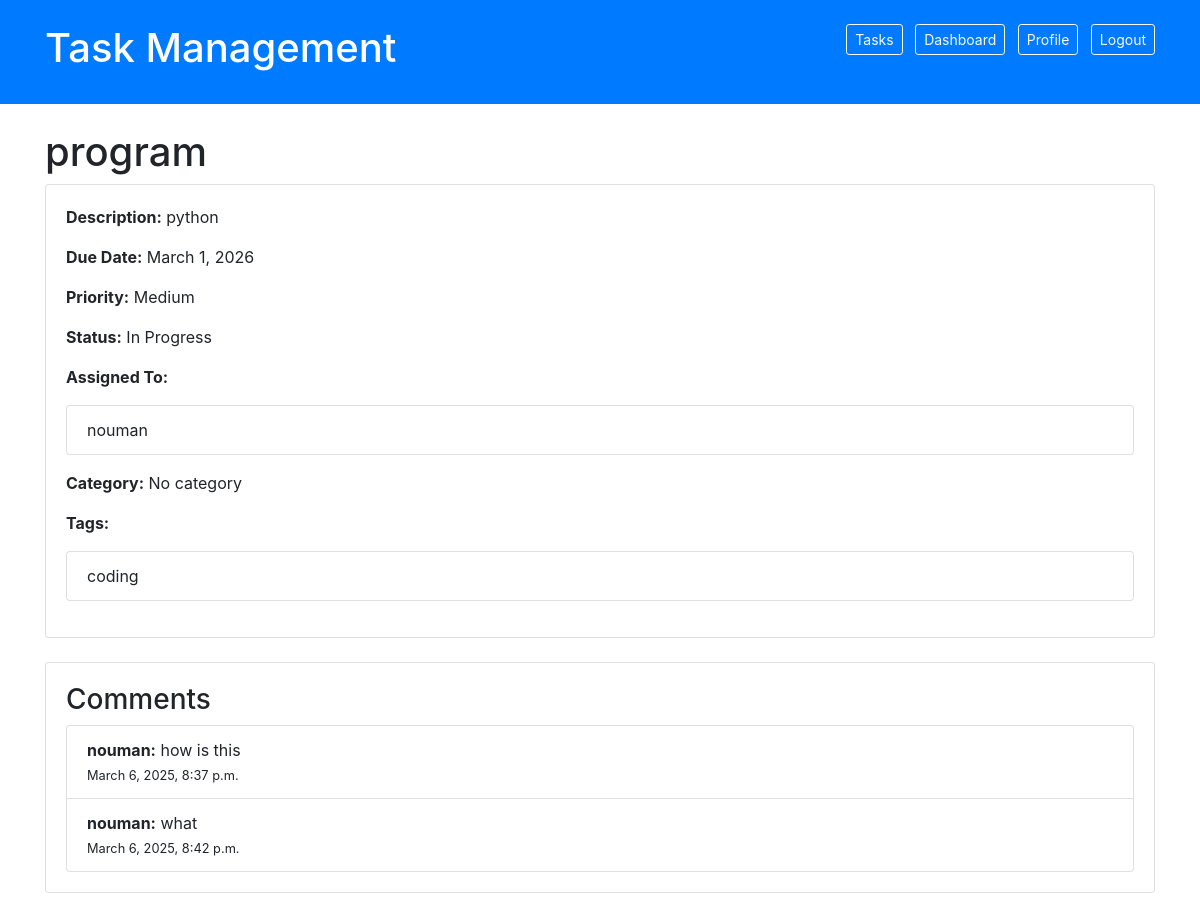
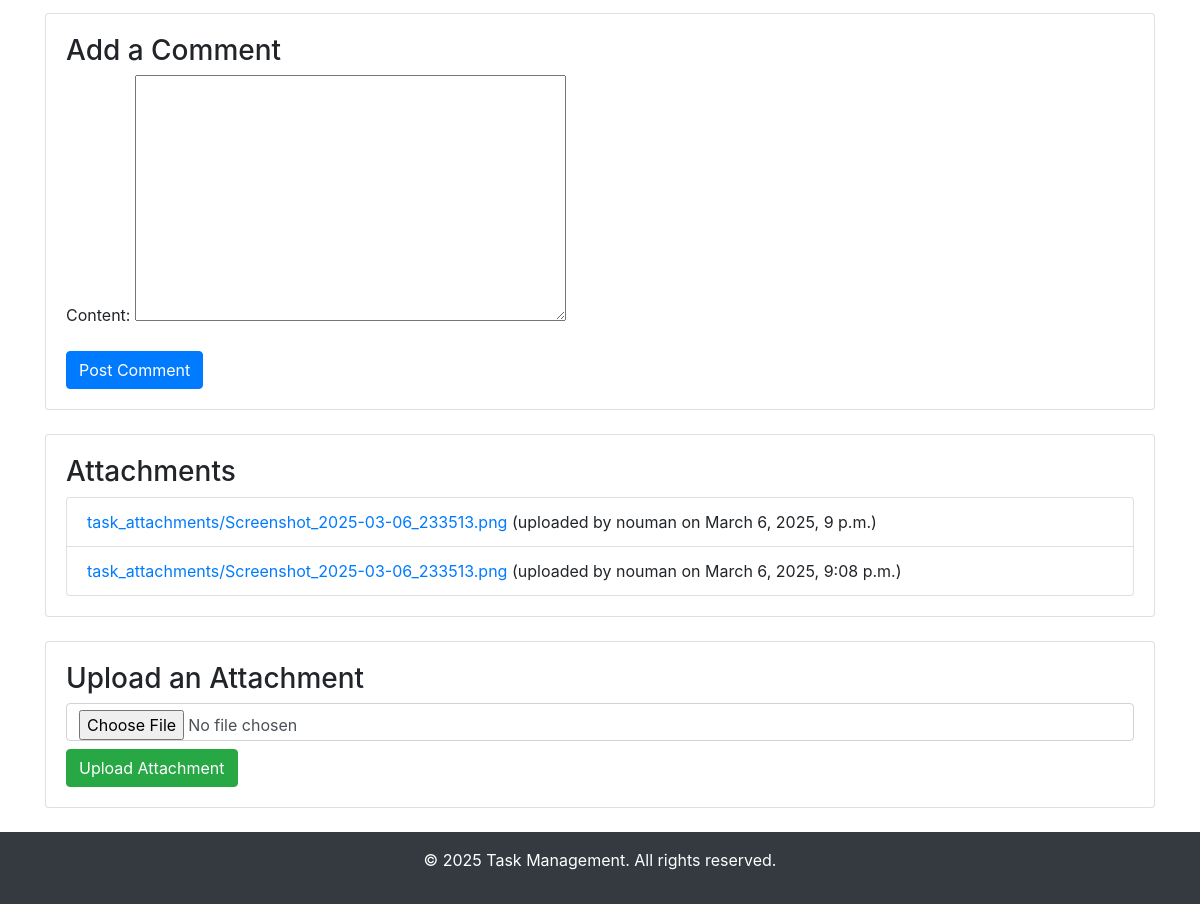
The page /task/1/ (signed in) on the database its author committed (2 pictures, top to bottom).
### project/models.py (models this page shows, shortened)
class Task(models.Model):
    STATUS_CHOICES = [
        ('Pending', 'Pending'),
        ('In Progress', 'In Progress'),
        ('Completed', 'Completed'),
    ]
    PRIORITY_CHOICES = [
        ('Low', 'Low'),
        ('Medium', 'Medium'),
        ('High', 'High'),
    ]
    title = models.CharField(max_length=200)
    description = models.TextField(blank=True)
    due_date = models.DateField()
    priority = models.CharField(max_length=10, choices=PRIORITY_CHOICES, default='Medium')
    status = models.CharField(max_length=15, choices=STATUS_CHOICES, default='Pending')
    assigned_to = models.ManyToManyField(User, blank=True, related_name='tasks')
    category = models.ForeignKey(Category, on_delete=models.SET_NULL, null=True, blank=True)
    tags = models.ManyToManyField(Tag, blank=True)

class Tag(models.Model):
    name = models.CharField(max_length=100, unique=True)

class Comment(models.Model):
    task = models.ForeignKey(Task, related_name='comments', on_delete=models.CASCADE)
    user = models.ForeignKey(User, related_name='comments', on_delete=models.CASCADE)
    content = models.TextField()
    created_at = models.DateTimeField(default=timezone.now)

class Attachment(models.Model):
    task = models.ForeignKey(Task, related_name='attachments', on_delete=models.CASCADE)
    file = models.FileField(upload_to='task_attachments/')
    uploaded_at = models.DateTimeField(default=timezone.now)
    uploaded_by = models.ForeignKey(User, related_name='uploaded_attachments', on_delete=models.CASCADE)

### project/views.py (the view, shortened to what this page needs)
# urls.py: path('task/<int:task_id>/', views.task_detail, name='task_detail'),
@login_required
def task_detail(request, task_id):
    task = get_object_or_404(Task.objects.prefetch_related('comments', 'attachments'), id=task_id)
    comment_form = CommentForm(request.POST or None)
    attachment_form = AttachmentForm(request.POST or None, request.FILES or None)
    return render(request, 'project/task_detail.html', {
        'task': task,
        'comments': task.comments.all(),
        'attachments': task.attachments.all(),
        'comment_form': comment_form,
        'attachment_form': attachment_form,
    })

### project/forms.py (shortened to what this page needs)
class CommentForm(forms.ModelForm):
    class Meta:
        model = Comment
        fields = ['content']

class AttachmentForm(forms.ModelForm):
    class Meta:
        model = Attachment
        fields = ['file']

### project/templates/project/task_detail.html (shortened to what this page needs)
{% extends 'project/base.html' %}
{% block content %}
<h1>{{ task.title }}</h1>
<div class="card mb-4">
    <div class="card-body">
        <p><strong>Description:</strong> {{ task.description }}</p>
        <p><strong>Due Date:</strong> {{ task.due_date }}</p>
        <p><strong>Priority:</strong> {{ task.priority }}</p>
        <p><strong>Status:</strong> {{ task.status }}</p>
        <p><strong>Assigned To:</strong>
            {% if task.assigned_to.all %}
                <ul class="list-group">
                    {% for user in task.assigned_to.all %}
                        <li class="list-group-item">{{ user.username }}</li>
                    {% endfor %}
                </ul>
            {% else %}
                <p>No users assigned.</p>
            {% endif %}
        </p>
        <p><strong>Category:</strong> {% if task.category %}{{ task.category.name }}{% else %}No category{% endif %}</p>
        <p><strong>Tags:</strong>
            {% if task.tags.all %}
                <ul class="list-group">
                    {% for tag in task.tags.all %}
                        <li class="list-group-item">{{ tag.name }}</li>
                    {% endfor %}
                </ul>
            {% else %}
                <p>No tags assigned.</p>
            {% endif %}
        </p>
    </div>
</div>
<div class="card mb-4">
    <div class="card-body">
        <h3>Comments</h3>
        {% if comments %}
            <ul class="list-group">
                {% for comment in comments %}
                    <li class="list-group-item">
                        <strong>{{ comment.user.username }}:</strong> {{ comment.content }} <br>
                        <small>{{ comment.created_at }}</small>
                    </li>
                {% endfor %}
            </ul>
        {% else %}
            <p>No comments yet.</p>
        {% endif %}
    </div>
</div>
{% if request.user.is_authenticated %}
    <div class="card mb-4">
        <div class="card-body">
            <h3>Add a Comment</h3>
            <form method="POST">
                {{ comment_form.as_p }}
                <button type="submit" class="btn btn-primary">Post Comment</button>
            </form>
        </div>
    </div>
{% endif %}
<div class="card mb-4">
    <div class="card-body">
        <h3>Attachments</h3>
        {% if attachments %}
            <ul class="list-group">
                {% for attachment in attachments %}
                    <li class="list-group-item">
                        <a href="{{ attachment.file.url }}" download>{{ attachment.file.name }}</a> (uploaded by {{ attachment.uploaded_by.username }} on {{ attachment.uploaded_at }})
                    </li>
                {% endfor %}
            </ul>
        {% else %}
            <p>No attachments.</p>
        {% endif %}
    </div>
</div>
{% if request.user in task.assigned_to.all %}
    <div class="card mb-4">
        <div class="card-body">
            <h3>Upload an Attachment</h3>
            <form method="POST" enctype="multipart/form-data">
                <input type="file" name="attachment" class="form-control" required>
                <button type="submit" class="btn btn-success mt-2">Upload Attachment</button>
            </form>
        </div>
    </div>
{% endif %}
{% endblock %}

### project/templates/project/base.html (shortened to what this page needs)
<!DOCTYPE html>
<html lang="en">
<head>
    <link href="https://maxcdn.bootstrapcdn.com/bootstrap/4.5.2/css/bootstrap.min.css" rel="stylesheet">
</head>
<body>
    <header class="bg-primary text-white p-4">
        <div class="container">
            <h1 class="d-inline-block">Task Management</h1>
            <nav class="float-right">
                <a href="{% url 'task_list' %}" class="btn btn-outline-light btn-sm mr-2">Tasks</a>
                <a href="{% url 'user_dashboard' %}" class="btn btn-outline-light btn-sm mr-2">Dashboard</a>
                <a href="{% url 'profile' %}" class="btn btn-outline-light btn-sm mr-2">Profile</a>
                {% if user.is_authenticated %}
                    <form action="{% url 'logout' %}" method="POST" style="display: inline;">
                        <button type="submit" class="btn btn-outline-light btn-sm">Logout</button>
                    </form>
                {% else %}
                    <a href="{% url 'login' %}" class="btn btn-outline-light btn-sm">Login</a>
                {% endif %}
            </nav>
        </div>
    </header>
    <div class="container my-4">
        {% block content %}
        {% endblock %}
    </div>
    <footer class="bg-dark text-white text-center p-3">
        <p>&copy; 2025 Task Management. All rights reserved.</p>
    </footer>
</body>
</html>

### rows shown on the page
Task: title "program", description "python", due_date "March 1, 2026", priority "Medium", status "In Progress"
Tag: name "coding"
Comment: user.username "nouman", content "how is this", created_at "March 6, 2025, 8:37 p.m."
Comment: user.username "nouman", content "what", created_at "March 6, 2025, 8:42 p.m."
Attachment: file.name "task_attachments/Screenshot_2025-03-06_233513.png", uploaded_by.username "nouman", uploaded_at "March 6, 2025, 9 p.m."
Attachment: file.name "task_attachments/Screenshot_2025-03-06_233513.png", uploaded_by.username "nouman", uploaded_at "March 6, 2025, 9:08 p.m."

### other values the page prints
{{ user.username }} "nouman"
